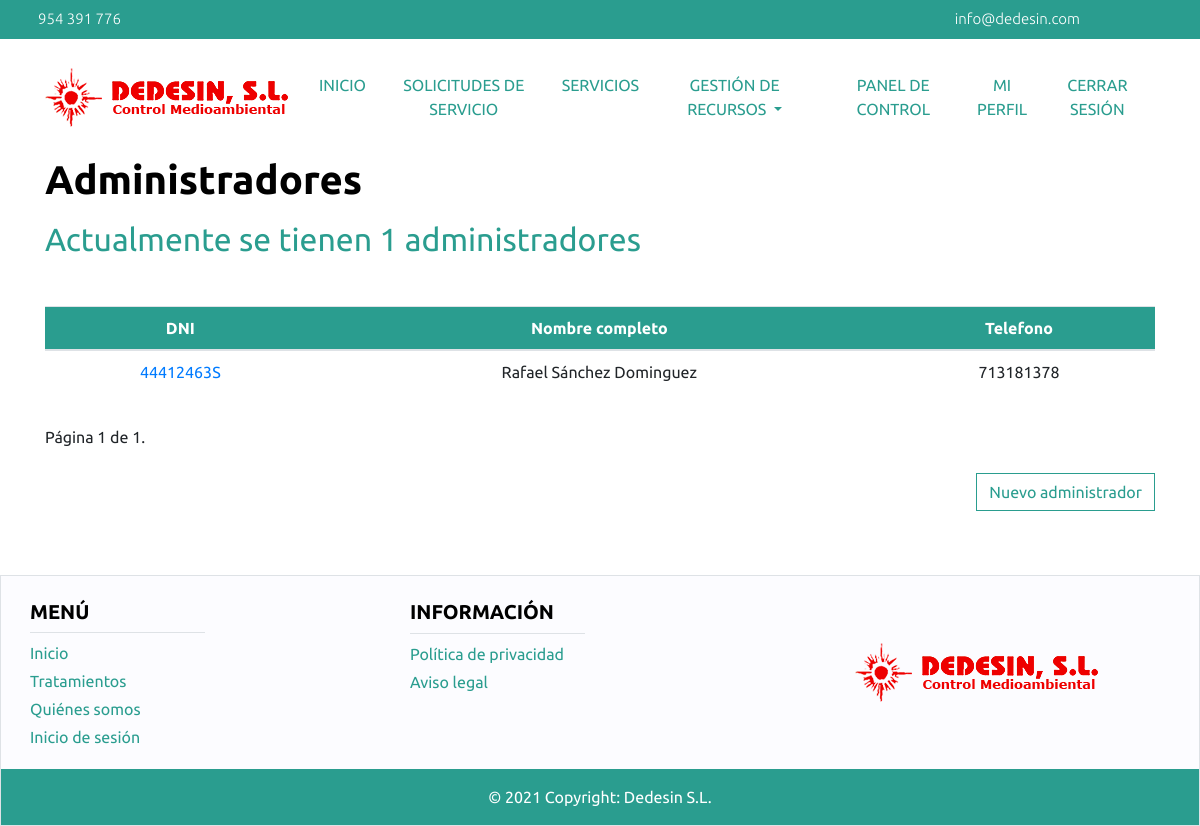
The app's page /administrador/administrador/ (signed in), older data.
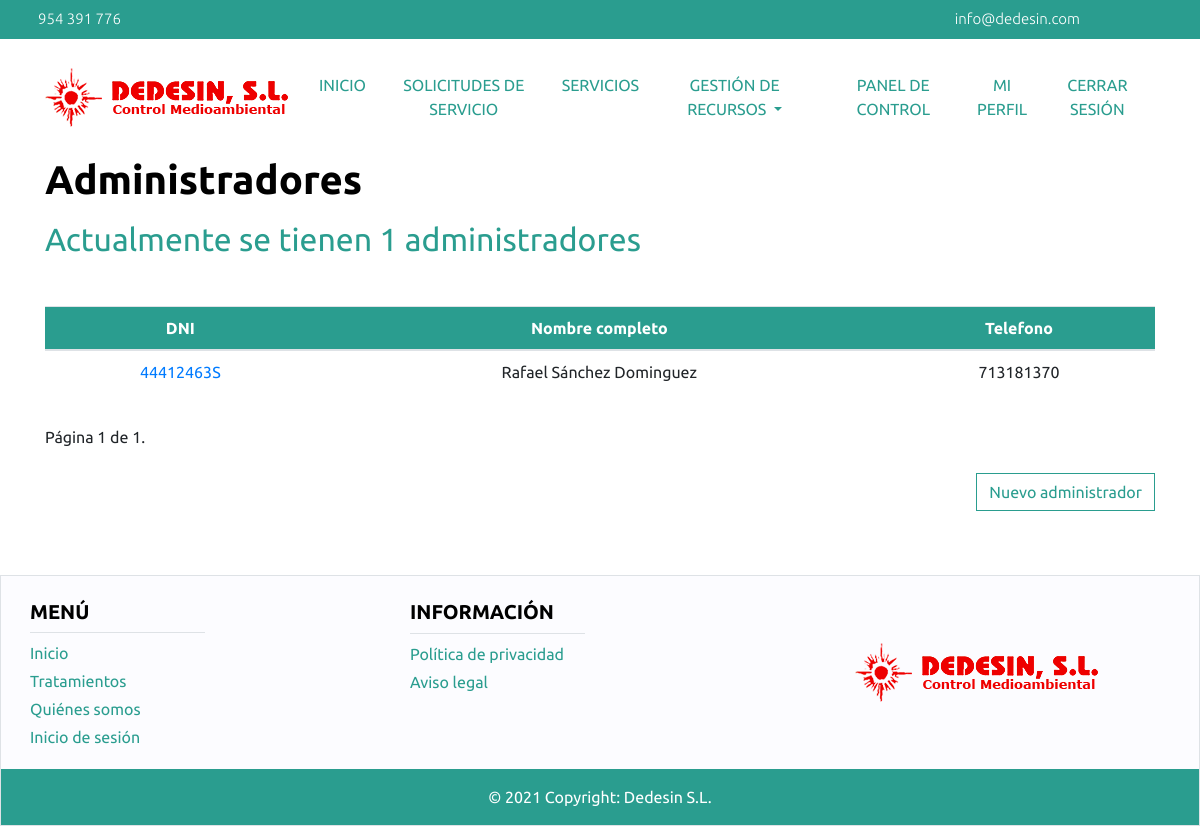
The same page, newer data.
### main/models.py (models this page shows, shortened)
class Administrador(models.Model):
    persona = models.OneToOneField(Persona, on_delete=models.CASCADE, default=None)

class Persona(models.Model):
    nombre = models.CharField(max_length=50)
    apellidos = models.CharField(max_length=80)
    dni = models.CharField(max_length=9, validators=[DNI_REGEX], unique=True)
    telefono = models.CharField(validators=[TELEFONO_REGEX], unique=True, max_length=9)
    usuario = models.OneToOneField(User, on_delete=models.CASCADE, default=None)

### main/administrador/views.py (the view)
# urls.py: path('administrador/', views.list_administrador_administrador),
@login_required()
def list_administrador_administrador(request):
    if esAdministrador(request):
        administradores = Administrador.objects.all()
        if len(administradores) == 0:
            return render(request, 'administradorAdministrador.html')
        else:
            paginator = Paginator(administradores, 20)
            page_number = request.GET.get('page')
            page_obj = paginator.get_page(page_number)
            return render(request, 'administradorAdministrador.html',
                          {'page_obj': page_obj, 'num_administradores': len(administradores)})
    else:
        return redirect('/errorPermiso/')

### main/administrador/views.py (called while the page is built)
def esAdministrador(request):
    try:
        persona = Persona.objects.filter(usuario=request.user)[0]
        administrador = Administrador.objects.filter(persona=persona)[0]
        return administrador
    except:
        return None

### main/administrador/templates/administradorAdministrador.html (shortened to what this page needs)
{% extends 'headerAdministrador.html' %}
{% block contenido %}
<div class="container">
    <strong><h1 class="title">Administradores</h1></strong>
    <h2 class="subtitle mt-3 mb-5"> Actualmente se tienen {{num_administradores}} administradores</h2>
    <table class="table text-center">
        <thead class="bg-dedesin-primary text-white">
        <tr>
            <th scope="col">DNI</th>
            <th scope="col">Nombre completo</th>
            <th scope="col">Telefono</th>
        </tr>
        </thead>
        <tbody>
        {% for a in page_obj %}
        <tr>
            <td><a class="text-decoration-none" href="show/{{a.id}}"> {{a.persona.dni}}</a></td>
            <td>{{a.persona.nombre}} {{a.persona.apellidos}}</td>
            <td>{{a.persona.telefono}}</td>
        </tr>
        {% endfor %}
        </tbody>
    </table>
    <div class="pagination my-3">
        <div class="step-links container">
            <div class="current row my-3">
                Página {{ page_obj.number }} de {{ page_obj.paginator.num_pages }}.
            </div>
            <div class=" row ">
                <div class="ml-auto">
                    <a class="page-link btn-dedesin mt-2 mb-5"
                       href="/administrador/administrador/create">Nuevo administrador</a>
                </div>
            </div>
        </div>
    </div>
</div>
{% endblock %}

Row changes from the older to the newer data that the page shows:
changed through a linked row, Administrador "Rafael": persona.telefono "713181378" → "713181370"
